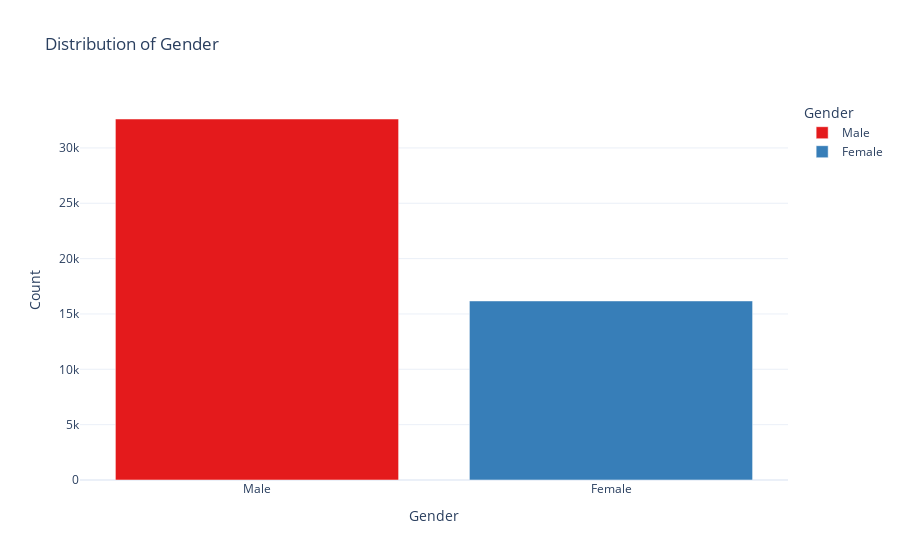

Write notebook code for a chart like this one.
### Markdown cell above
#### *Interactive visulazation*

### Code cell
import plotly.express as px
# Create the interactive bar chart for 'gender' distribution with distinct colors
fig = px.bar(
    gender_counts,
    x='gender',  # Corrected to use 'gender'
    y='count',
    title='Distribution of Gender',
    labels={'gender': 'Gender', 'count': 'Count'},
    color='gender',  # Color by 'gender' to apply different colors to each bar
    color_discrete_sequence=px.colors.qualitative.Set1  # Use a color sequence with distinct colors
)

# Update layout for better visualization
fig.update_layout(
    xaxis_title="Gender",
    yaxis_title="Count",
    template="plotly_white"
)

# Show the interactive plot
fig.show()

### Figure 1 — Plotly figure (JSON) as saved in the notebook; plotly's stock layout.template omitted (floating-point values rounded to 4 significant figures)
{"data": [{"alignmentgroup": "True", "hovertemplate": "Gender=%{x}<br>Count=%{y}<extra></extra>", "legendgroup": "Male", "marker": {"color": "rgb(228,26,28)", "pattern": {"shape": ""}}, "name": "Male", "offsetgroup": "Male", "orientation": "v", "showlegend": true, "textposition": "auto", "type": "bar", "x": ["Male"], "xaxis": "x", "y": [32614], "yaxis": "y"}, {"alignmentgroup": "True", "hovertemplate": "Gender=%{x}<br>Count=%{y}<extra></extra>", "legendgroup": "Female", "marker": {"color": "rgb(55,126,184)", "pattern": {"shape": ""}}, "name": "Female", "offsetgroup": "Female", "orientation": "v", "showlegend": true, "textposition": "auto", "type": "bar", "x": ["Female"], "xaxis": "x", "y": [16176], "yaxis": "y"}], "layout": {"barmode": "relative", "legend": {"title": {"text": "Gender"}, "tracegroupgap": 0}, "title": {"text": "Distribution of Gender"}, "xaxis": {"anchor": "y", "categoryarray": ["Male", "Female"], "categoryorder": "array", "domain": [0, 1], "title": {"text": "Gender"}}, "yaxis": {"anchor": "x", "domain": [0, 1], "title": {"text": "Count"}}}}
